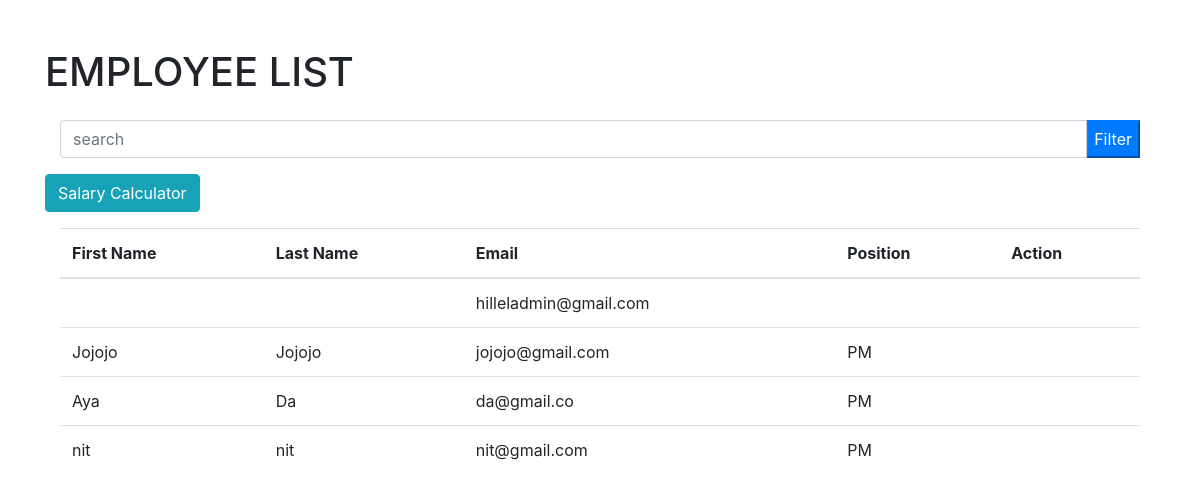
Screenshot of /app/employees/ with the database file from the repository.
### first_app/models/employee.py (models this page shows)
class Employee(AbstractUser):
    birth_date=models.DateField(null=True, blank=True)
    hire_date=models.DateField(null=True, blank=True)
    position=models.ForeignKey('Position', on_delete=models.SET_NULL, null=True)

### first_app/models/position.py (models this page shows, shortened)
class Position(models.Model):
    title=models.CharField(max_length=50)
    is_manager=models.BooleanField(default=False)
    is_active=models.BooleanField(default=True)
    department=models.ForeignKey('Department', on_delete=models.CASCADE)
    monthly_rate=models.IntegerField(default=0)

### first_app/views/func_views.py (the view)
# urls.py: path('employees/', func_views.employee_list, name='employee_list'),
def employee_list(request):
    employees=Employee.objects.all()
    search= request.GET.get('search')
    if search:
        employees=employees.filter(Q(first_name__icontains=search)
                                   | (Q(last_name__icontains=search))
                                   | Q(position__title__icontains=search))
    context={
        "page_title": "...: Employee list",
        "employees": employees
    }
    return render(request, 'employee_list.html', context=context)

### first_app/templates/employee_list.html (shortened to what this page needs)
{% extends 'base.html' %}
{% block content %}
 <h1>EMPLOYEE LIST</h1>
<div class="container mt-4">
    <form method="get">
        <div class="input-group mb-3">
            <input type="text" class="form-control" placeholder="search" name="search" value="{{request.GET.search}}">
            <div class="input-group-append">
                <button class="btn-primary" type="submit">Filter</button>
            </div>
        </div>
    </form>
    <div class="row mb-3">
        <a href="{% url 'salary_calc'%}" class="btn btn-info"> Salary Calculator</a>
</div>
    <table class="table">
        <thead>
        <tr>
            <th>First Name</th>
            <th>Last Name</th>
            <th>Email</th>
            <th>Position</th>
            <th>Action</th>
        </tr>
        </thead>
        <tbody>
        {% for employee in employees %}
        <tr>
            <td>{{employee.first_name}}</td>
            <td>{{employee.last_name}}</td>
            <td>{{employee.email}}</td>
            <td>{{employee.position.title}}</td>
                <td>
            </td>
        </tr>
        {% endfor %}
        </tbody>
    </table>
</div>
{% endblock %}

### first_app/templates/base.html (shortened to what this page needs)
<!DOCTYPE html>
<html lang="en">
<head>
    <link href="https://maxcdn.bootstrapcdn.com/bootstrap/4.0.0/css/bootstrap.min.css" rel="stylesheet">
</head>
<body>
<div class="container mt-5">
    {% block content %}{% endblock %}
</div>
</body>
</html>

### rows the page displays
Employee: email "hilleladmin@gmail.com"
Employee: first_name "Jojojo", last_name "Jojojo", email "jojojo@gmail.com", position "PM"
Employee: first_name "Aya", last_name "Da", email "da@gmail.co", position "PM"
Employee: first_name "nit", last_name "nit", email "nit@gmail.com", position "PM"
